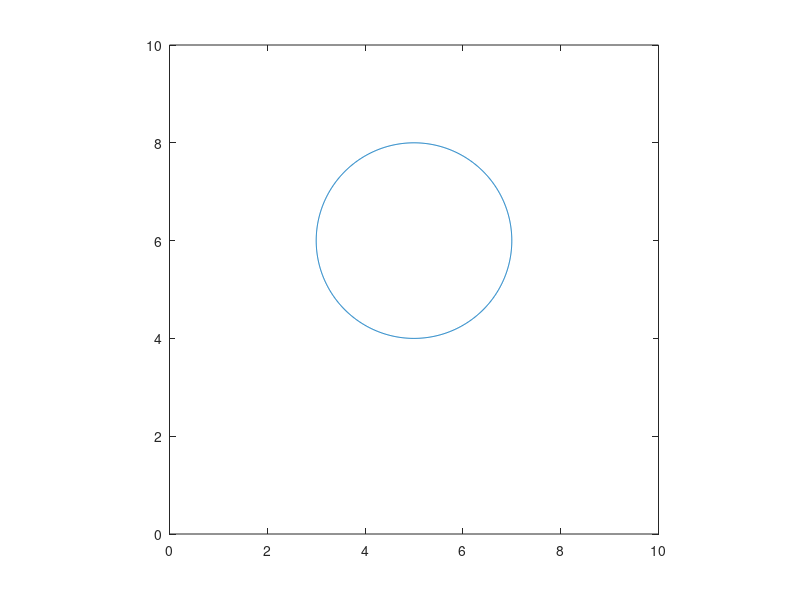

This figure's MATLAB source: (Note: this script raises an error after producing the figure.)
%Visualize the sphere and the respective image slices

angle = 0;
t = linspace(0,2*pi,1000);
alpha = angle*pi/180;
A = 1 + (tan(alpha))^2;

x = sqrt(-32 + 36/A)*cos(t);
y = 6/A + sqrt(-32 + 36/A)/sqrt(A)*sin(t);
z = y*tan(alpha);

points = [x;y;z];

R = rotx(-angle);

points = R*points;
points(3,:) = 0;
X = points(1,:);
X = X + 5;
Y = points(2,:);
plot(X,Y);
axis equal;
xlim([0,10]);
ylim([0,10]);

image_pad = zeros(100,100);
Xn = roundn(X,-1)*10;
Yn = roundn(Y,-1)*10;

for i = 1 : numel(Xn)
        image_pad(Xn(i),Yn(i)) = 255;
end

im = mat2gray(image_pad);
im = imfill(im,'holes');
imshow(im);




